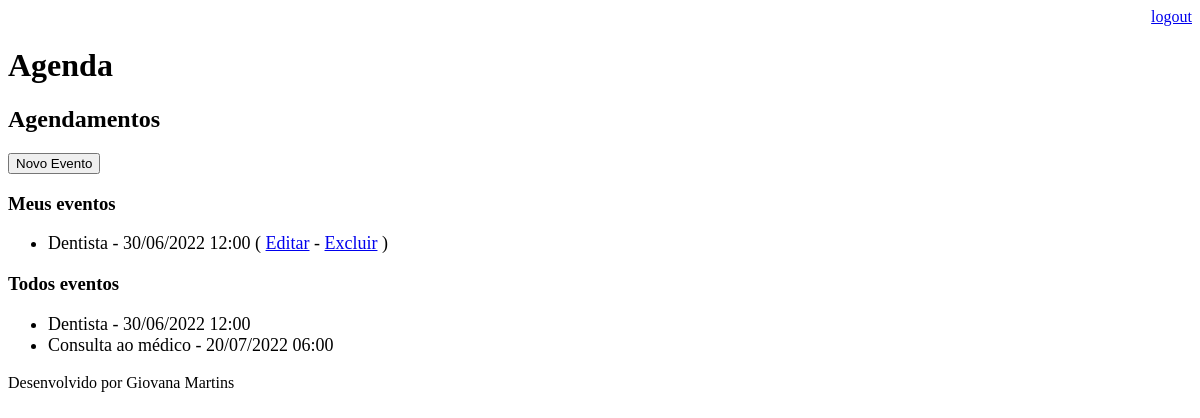
The app's page /agenda (signed in), older data.
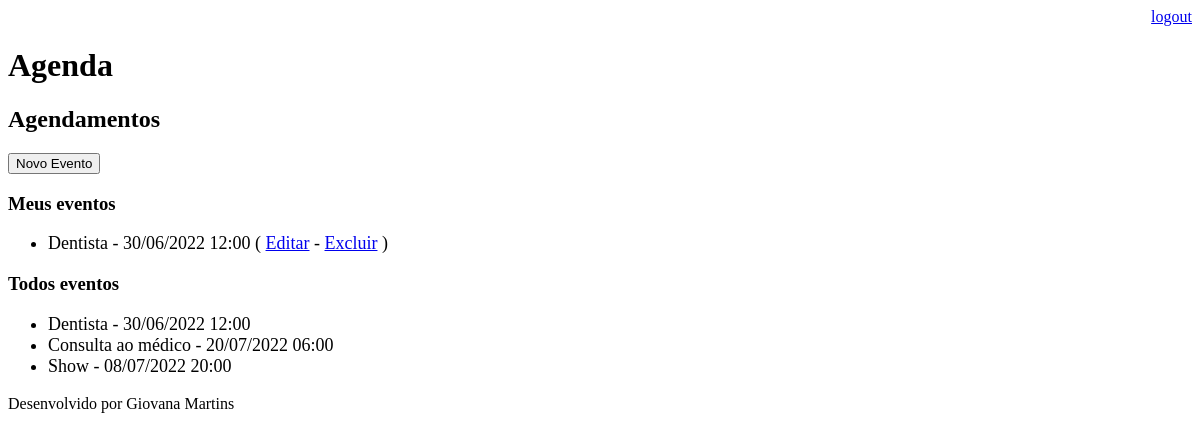
The same page, newer data.
### core/models.py (models this page shows, shortened)
class Evento(models.Model):
    titulo = models.CharField(max_length=100)
    descricao = models.TextField(blank=True, null=True)
    data_evento = models.DateTimeField(verbose_name='Data do Evento')
    data_criacao = models.DateTimeField(auto_now=True)
    usuario = models.ForeignKey(User, on_delete=models.CASCADE)
    class Meta:
        db_table = 'evento'
    def get_data_evento(self):
        return self.data_evento.strftime('%d/%m/%Y %H:%M')
    def get_evento_atrasado(self):
        if self.data_evento < datetime.now():
            return True
        else:
            return False

### core/views.py (the view)
# urls.py: path('agenda', views.lista_eventos),
@login_required(login_url='login/')
def lista_eventos(request):
    usuario = request.user
    data_atual = datetime.now()-timedelta(hours=1)
    my_events = Evento.objects.filter(usuario=usuario,
                                      data_evento__gt=data_atual)
    all_events = Evento.objects.all()
    dados = {'all_events': all_events, 'my_events': my_events}
    return render(request, 'agenda.html', dados)

### templates/agenda.html (shortened to what this page needs)
{% extends "model-page.html" %}
{% block content %}
    <h2>Agendamentos</h2>
    <a href="agenda/evento/">
        <button type="button">Novo Evento</button>
    </a>
    <h3>Meus eventos</h3>
    <ul style='font-size: 18px'>
    {% for evento in my_events %}
        <li>
            <div style= >
                {{ evento.titulo }} - {{ evento.get_data_evento }}
                ( <a href="agenda/evento/?id={{ evento.id }}">Editar</a> -
                <a href="agenda/evento/delete/{{ evento.id }}/">Excluir</a> )
            </div>
        </li>
    {% endfor%}
    </ul>
    <h3>Todos eventos</h3>
    <ul style="font-size: 18px">
        {% for evento in all_events %}
            <li>{{ evento.titulo }} - {{ evento.get_data_evento }}</li>
        {% endfor%}
    </ul>
{% endblock %}

### templates/model-page.html
<!DOCTYPE html>
<html lang="en">
<head>
  {% include "model-header.html" %}
</head>
<body>
  {% block content %} {%endblock%}
  {% include "model-footer.html" %}
</body>
</html>

### templates/model-header.html (shortened to what this page needs)
<div align="right">
    <a href="/logout">logout</a>
</div>
<h1>Agenda</h1>

### templates/model-footer.html
<p>Desenvolvido por Giovana Martins</p>

Row changes from the older to the newer data that the page shows:
added Evento: titulo "Show", get_data_evento "08/07/2022 20:00", shown under "Todos eventos"
